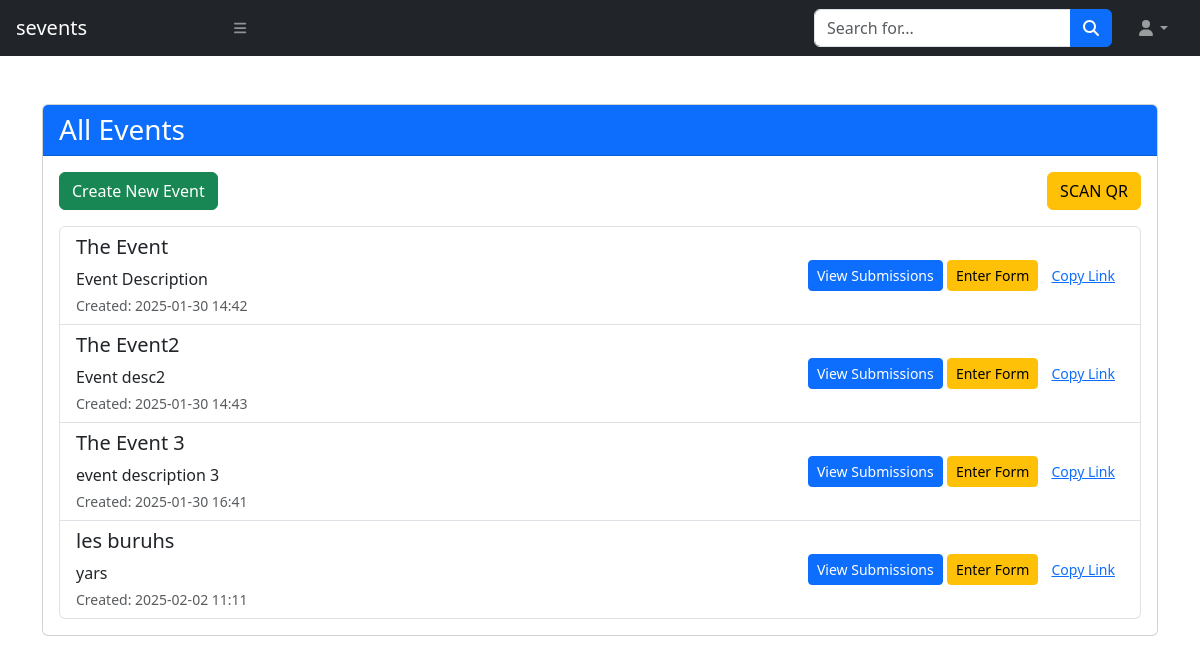
The app's page /form, older data.
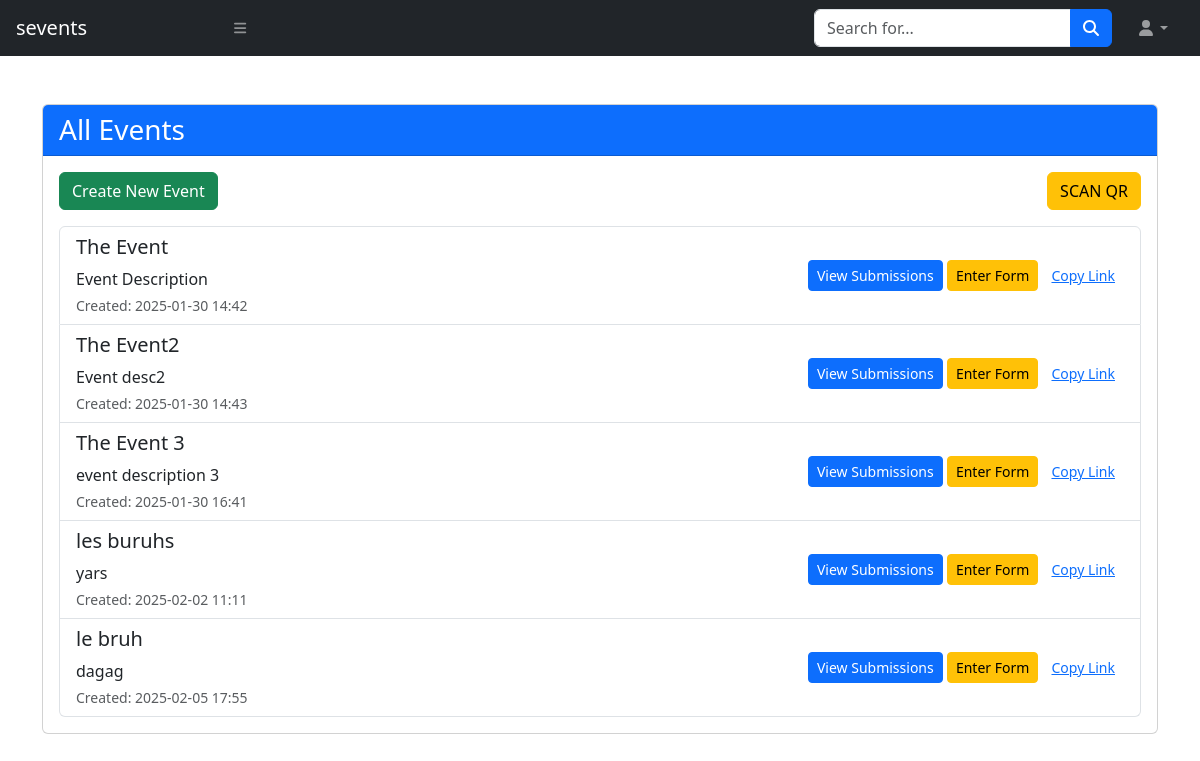
The same page, newer data.
### models.py (models this page shows)
class FormModel(Base):
    __tablename__ = "forms"
    id = Column(Integer, primary_key=True, index=True)
    title = Column(String)
    description = Column(String)
    created_at = Column(DateTime, default=lambda: datetime.now(pytz.timezone('Asia/Bangkok')))
    submissions = relationship("Submission", back_populates="form")

### routers/form.py (the view)
@router.get("")
async def read_root(request: Request, db: db_dependency):
    forms = db.query(FormModel).all()
    return templates.TemplateResponse("form.html", {
        "request": request,
        "forms": forms
    })

### templates/form.html (shortened to what this page needs)
{% extends "base.html" %}
{% block content %}
<div class="container py-5">
    <div class="card mb-4">
        <div class="card-header bg-primary text-white">
            <h3 class="mb-0">All Events</h3>
        </div>
        <div class="card-body">
            <a class="btn btn-success mb-3" data-bs-toggle="modal" data-bs-target="#newFormModal">Create New Event</a>
            <a class="btn btn-warning mb-3 float-end" href="/qr/scan-real">SCAN QR</a>
            <div class="list-group">
                {% for form in forms %}
                <div class="list-group-item">
                    <div class="d-flex flex-column flex-md-row justify-content-between align-items-start align-items-md-center">
                        <div class="flex-grow-1 me-md-3" style="min-width: 0;">
                            <h5 class="text-truncate">{{ form.title }}</h5>
                            <p class="mb-0 text-break"
                               style="max-height: 3em; overflow: hidden; text-overflow: ellipsis; display: -webkit-box; -webkit-line-clamp: 2; -webkit-box-orient: vertical;">
                                {{ form.description }}
                            </p>
                            <small class="text-muted d-block mt-1">
                                Created: {{ form.created_at.strftime('%Y-%m-%d %H:%M') }}
                            </small>
                        </div>
                        <div class="mt-2 mt-md-0 flex-shrink-0">
                            <a href="/form/forms/{{ form.id }}" class="btn btn-primary btn-sm">
                                View Submissions
                            </a>
                            <a href="/submission/create/{{ form.id }}" class="btn btn-warning btn-sm">
                                Enter Form
                            </a>
                            <button class="btn btn-link btn-sm" onclick="copyLink('/submission/create/{{ form.id }}')">
                                Copy Link
                            </button>
                        </div>
                    </div>
                </div>
                {% endfor %}
            </div>
        </div>
    </div>
</div>
{% endblock %}

### templates/base.html (shortened to what this page needs)
<!DOCTYPE html>
<html>
<head>
    <link rel="stylesheet" type="text/css" href="{{url_for('static', path='/css/styles.css')}}">
    <link rel="stylesheet" href="https://cdn.jsdelivr.net/npm/bootstrap-icons@1.11.3/font/bootstrap-icons.min.css">
    <link rel="stylesheet" type="text/css" href="{{url_for('static', path='/css/bootstrap.css')}}">
    <link rel="stylesheet" type="text/css" href="https://cdn.datatables.net/2.2.1/css/dataTables.dataTables.min.css">
</head>
<body>
    {% include 'navbar.html' %}
    {% block content %}
    {% endblock %}
</body>
</html>

### templates/navbar.html (shortened to what this page needs)
<nav class="sb-topnav navbar navbar-expand navbar-dark bg-dark">
    <a class="navbar-brand ps-3" href="index.html">sevents</a>
    <button class="btn btn-link btn-sm order-1 order-lg-0 me-4 me-lg-0" id="sidebarToggle" href="#!"><i class="fas fa-bars"></i></button>
    <form class="d-none d-md-inline-block form-inline ms-auto me-0 me-md-3 my-2 my-md-0">
        <div class="input-group">
            <input class="form-control" type="text" placeholder="Search for..." aria-label="Search for..." aria-describedby="btnNavbarSearch" />
            <button class="btn btn-primary" id="btnNavbarSearch" type="button"><i class="fas fa-search"></i></button>
        </div>
    </form>
    <ul class="navbar-nav ms-auto ms-md-0 me-3 me-lg-4">
        <li class="nav-item dropdown">
            <a class="nav-link dropdown-toggle" id="navbarDropdown" href="#" role="button" data-bs-toggle="dropdown" aria-expanded="false"><i class="fas fa-user fa-fw"></i></a>
        </li>
    </ul>
</nav>

Row changes from the older to the newer data that the page shows:
added FormModel: title "le bruh", description "dagag", created_at "2025-02-05 17:55"
